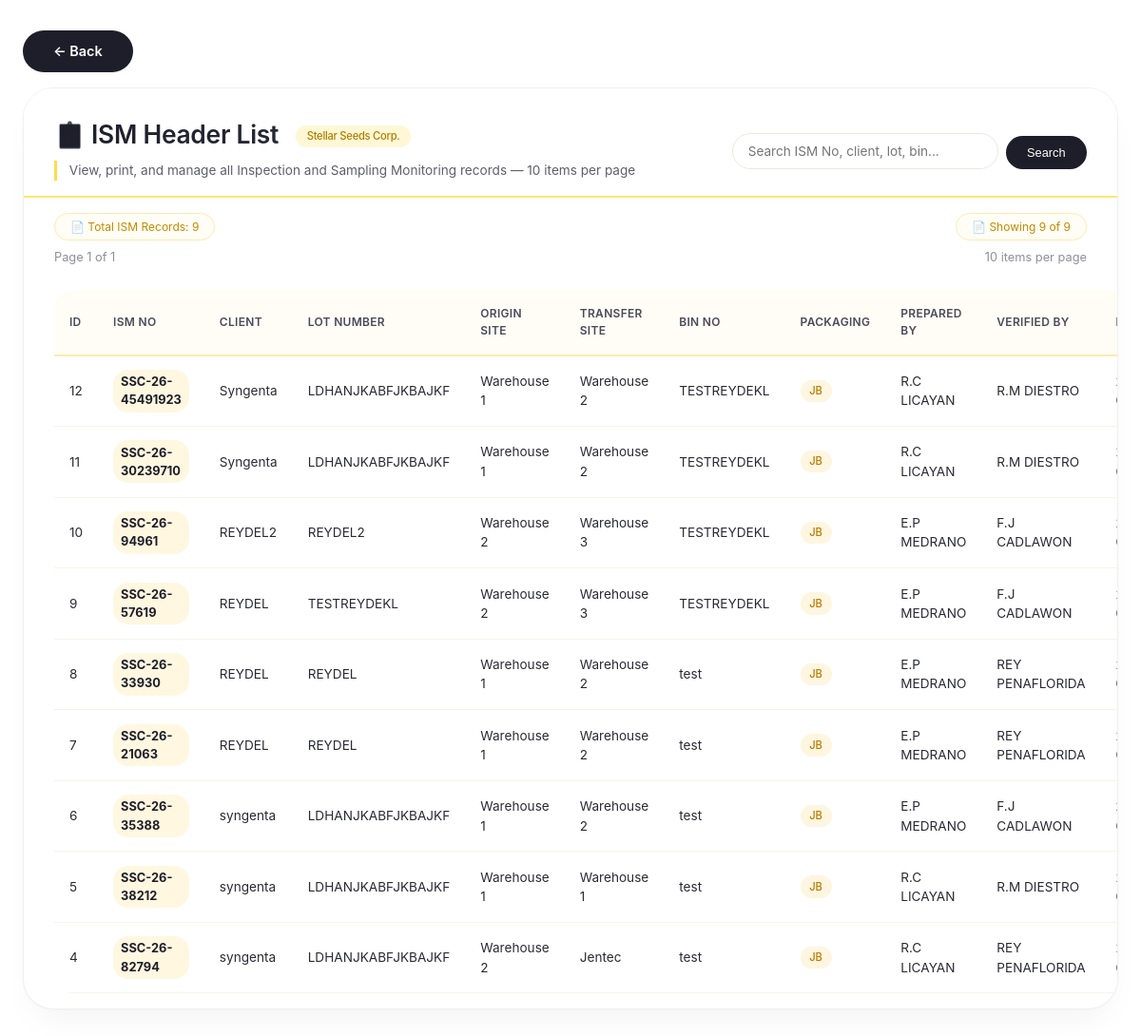
/ism_list.php, run on the app's committed database.
### tables this page shows
CREATE TABLE `ism_header` (
  `id` int(11) NOT NULL,
  `ism_id` varchar(100) NOT NULL,
  `unloading_id` int(111) NOT NULL,
  `ism_no` varchar(100) NOT NULL,
  `client_name` varchar(255) DEFAULT NULL,
  `lot_number` varchar(255) DEFAULT NULL,
  `origin_site` varchar(255) DEFAULT NULL,
  `transfer_site` varchar(255) DEFAULT NULL,
  `bin_no` varchar(255) DEFAULT NULL,
  `prepared_by` varchar(255) DEFAULT NULL,
  `verified_by` varchar(255) DEFAULT NULL,
  `flagging` varchar(100) DEFAULT NULL,
  `isJB` tinyint(1) DEFAULT 1,
  `season` varchar(20) DEFAULT NULL,
  `date` date DEFAULT NULL,
  `created_at` timestamp NOT NULL DEFAULT current_timestamp()
);

### data.php (called while the page is built, shortened)
<?php
$origin_site = [
    1 => 'Warehouse 1',
    2 => 'Warehouse 2',
    3 => 'Warehouse 3',
    4 => 'Jentec',
    5 => 'Rice Unloading',
    6 => 'Shelling',
    7 => 'Corn CND',
    8 => 'Rice CND',
    9 => 'Corn TPO',
    10 => 'Rice TPO',
];
$transfer_site = [
    1 => 'Warehouse 1',
    2 => 'Warehouse 2',
    3 => 'Warehouse 3',
    4 => 'Jentec',
    5 => 'Corn CND',
    6 => 'Rice CND',
    7 => 'Corn TPO',
    8 => 'Rice TPO',
];
$containerType = [
    0 => 'Pallet',
    1 => 'JB',
    2 => 'Pouch',
    3 => 'Sacks',
    4 => 'Bags',
];
$prepared_by = [
    'E.P MEDRANO',
    'R.C LICAYAN',
    'A.C ERECILLA',
    'M.D DESCARIAL',
    'J. OBLIOPAS',
    'S. SANCHEZ',
    'NAJAR HASAN',
    'TOMAS FANEGA',
    'JAYSON SEROHIJOS',
    'R. CABONEGRO',
];
$verified_by = [
    'REY PENAFLORIDA',
    'F.J CADLAWON',
    'L. TALARA',
    'R.M DIESTRO',
    'M. BERNAL',
    'AIKA DECLARO',
    'SOPHIA UY',
    'NAJAR HASAN',
];

### ism_list.php (the view, shortened to what this page needs)
<?php
include "db.php";
include "data.php";
$limit = 10;
$page = isset($_GET['page']) ? (int)$_GET['page'] : 1;
$offset = ($page - 1) * $limit;
$search = isset($_GET['search']) ? trim($_GET['search']) : '';
if (!empty($search)) {
    $searchParam = "%$search%";
    $countStmt = $connLocal->prepare("
        SELECT COUNT(*) as total
        FROM ism_header
        WHERE ism_no LIKE ? OR client_name LIKE ? OR lot_number LIKE ? OR origin_site LIKE ? OR transfer_site LIKE ? OR bin_no LIKE ? OR prepared_by LIKE ? OR verified_by LIKE ?
    ");
    $countStmt->bind_param("ssssssss", $searchParam, $searchParam, $searchParam, $searchParam, $searchParam, $searchParam, $searchParam, $searchParam);
    $countStmt->execute();
    $countResult = $countStmt->get_result();
    $totalRows = $countResult->fetch_assoc()['total'];
    $countStmt->close();
    $stmt = $connLocal->prepare("
        SELECT *
        FROM ism_header
        WHERE ism_no LIKE ? OR client_name LIKE ? OR lot_number LIKE ? OR origin_site LIKE ? OR transfer_site LIKE ? OR bin_no LIKE ? OR prepared_by LIKE ? OR verified_by LIKE ?
        ORDER BY id DESC
        LIMIT ? OFFSET ?
    ");
    $stmt->bind_param("ssssssssii", $searchParam, $searchParam, $searchParam, $searchParam, $searchParam, $searchParam, $searchParam, $searchParam, $limit, $offset);
} else {
    $countResult = $connLocal->query("SELECT COUNT(*) as total FROM ism_header");
    $totalRows = $countResult->fetch_assoc()['total'];
    $stmt = $connLocal->prepare("
        SELECT *
        FROM ism_header
        ORDER BY id DESC
        LIMIT ? OFFSET ?
    ");
    $stmt->bind_param("ii", $limit, $offset);
}
$stmt->execute();
$result = $stmt->get_result();
$totalPages = ceil($totalRows / $limit);
?>
<!DOCTYPE html>
<html lang="en">
<head>
    <link rel="stylesheet" href="./styles/ism_list.css">
</head>
<body>
    <a href="javascript:history.back()" class="btn-back">← Back</a>
    <div class="dashboard-container">
        <div class="header" style="display: flex; justify-content: space-between; align-items: center; ">
            <div class="headera">
                <h2>
                    <span class="badge">Stellar Seeds Corp.</span>
                </h2>
                <div class="subnote">
                    View, print, and manage all Inspection and Sampling Monitoring records — 10 items per page
                </div>
            </div>
            <div class="search-section">
                <form method="GET" action="" class="search-box">
                    <input type="text" name="search" placeholder="Search ISM No, client, lot, bin..." value="<?= htmlspecialchars($search) ?>" autocomplete="off">
                    <button type="submit">Search</button>
                </form>
            </div>
        </div>
        <div class="stats-row">
            <div class="stat-chip">📄 Total ISM Records: <?= $totalRows ?></div>
            <div class="stat-chip">📄 Showing <?= $result->num_rows ?> of <?= $totalRows ?></div>
        </div>
        <div class="info-bar">
            <span>Page <?= $page ?> of <?= $totalPages ?></span>
            <span><?= $limit ?> items per page</span>
        </div>
        <div class="table-wrapper">
            <table>
                <thead>
                    <tr>
                        <th>ID</th>
                        <th>ISM No</th>
                        <th>Client</th>
                        <th>Lot Number</th>
                        <th>Origin Site</th>
                        <th>Transfer Site</th>
                        <th>Bin No</th>
                        <th>Packaging</th>
                        <th>Prepared By</th>
                        <th>Verified By</th>
                        <th>Date</th>
                    </tr>
                </thead>
                <tbody>
                    <?php
                    if ($result->num_rows === 0):
                    ?>
                        <tr>
                            <td colspan="12" style="text-align: center; padding: 3rem; color: #a0a0b0;">
                                ✨ No ISM records found. Generate your first ISM from Unloading List.
                            </td>
                        </tr>
                    <?php else: ?>
                        <?php while ($row = $result->fetch_assoc()): ?>
                            <tr>
                                <td><?= htmlspecialchars($row['id']) ?></td>
                                <td><span class="ism-no"><?= htmlspecialchars($row['ism_no']) ?></span></td>
                                <td><?= htmlspecialchars($row['client_name']) ?></td>
                                <td><?= htmlspecialchars($row['lot_number']) ?></td>
                                <td><?= htmlspecialchars($origin_site[$row['origin_site']] ?? $row['origin_site']) ?></td>
                                <td><?= htmlspecialchars($transfer_site[$row['transfer_site']] ?? $row['transfer_site']) ?></td>
                                <td><?= htmlspecialchars($row['bin_no']) ?></td>
                                <td>
                                    <span class="packaging-badge"><?= $containerType[$row['isJB']] ?? ($row['isJB'] == '1' ? 'JB' : 'Other') ?></span>
                                </td>
                                <td><?= htmlspecialchars($prepared_by[$row['prepared_by']] ?? $row['prepared_by']) ?></td>
                                <td><?= htmlspecialchars($verified_by[$row['verified_by']] ?? $row['verified_by']) ?></td>
                                <td><?= date('Y-m-d', strtotime($row['date'])) ?></td>
                            </tr>
                        <?php endwhile; ?>
                    <?php endif; ?>
                </tbody>
            </table>
        </div>
    </div>
</body>
</html>

### styles/ism_list.css (style rules this page uses)
* { margin: 0; padding: 0; box-sizing: border-box; }
body { background: #ffffff; font-family: "Inter", system-ui, -apple-system, "Segoe UI", Roboto, Helvetica, sans-serif; line-height: 1.5; color: #1e1e2a; padding: 2rem 1.5rem; }
.dashboard-container { max-width: 1440px; width: 100%; margin: 0 auto; background: #ffffff; border-radius: 2rem; box-shadow: 0 20px 35px -12px rgba(0, 0, 0, 0.05), 0 1px 2px rgba(0, 0, 0, 0.02); border: 1px solid #f0f0ee; overflow: hidden; }
.header { background: #ffffff; border-bottom: 2px solid #ffe770; }
.headera { background: #ffffff; padding: 1.8rem 2rem 1rem 2rem; }
.header h2 { font-size: 1.65rem; font-weight: 600; letter-spacing: -0.01em; background: linear-gradient(135deg, #1e1e2a 0%, #2c2c3a 100%); background-clip: text; -webkit-background-clip: text; color: transparent; display: inline-block; }
.badge { display: inline-block; background: #fff7d6; padding: 0.2rem 0.7rem; border-radius: 40px; font-size: 0.7rem; font-weight: 500; color: #b17f00; margin-left: 0.75rem; vertical-align: middle; }
.subnote { color: #5e5e6e; font-size: 0.85rem; margin-top: 0.5rem; border-left: 3px solid #ffdc4a; padding-left: 0.8rem; }
.search-section { padding: 1.2rem 2rem 0 2rem; display: flex; justify-content: flex-end; }
.search-box { display: flex; gap: 0.5rem; align-items: flex-end; }
.search-box input { width: 280px; padding: 0.6rem 1rem; border: 1px solid #e9e9e2; border-radius: 2rem; font-family: inherit; font-size: 0.85rem; background: #ffffff; transition: all 0.2s; outline: none; }
.search-box button { background: #1e1e2a; border: none; border-radius: 2rem; padding: 0.6rem 1.4rem; font-weight: 500; font-size: 0.8rem; cursor: pointer; color: white; transition: all 0.2s; }
.stats-row { padding: 1rem 2rem 0 2rem; display: flex; gap: 1rem; flex-wrap: wrap; justify-content: space-between; align-items: center; }
.stat-chip { background: #fffdf5; border-radius: 2rem; padding: 0.3rem 1rem; font-size: 0.75rem; color: #c28b00; border: 1px solid #ffeab0; }
.info-bar { padding: 0.5rem 2rem; font-size: 0.8rem; color: #8e8e9e; display: flex; justify-content: space-between; align-items: center; flex-wrap: wrap; gap: 0.5rem; }
.table-wrapper { overflow-x: auto; padding: 1rem 2rem 1rem 2rem; }
table { width: 100%; border-collapse: collapse; background: white; border-radius: 1.25rem; overflow: hidden; }
th { text-align: left; padding: 1rem 1rem; background-color: #fffdf5; font-weight: 600; color: #4a4a5a; border-bottom: 2px solid #ffeab0; font-size: 0.75rem; letter-spacing: 0.3px; text-transform: uppercase; }
td { padding: 0.9rem 1rem; border-bottom: 1px solid #f5f5ed; font-size: 0.85rem; color: #2a2a36; vertical-align: middle; }
.ism-no { font-weight: 700; color: #1e1e2a; background: #fff7e0; padding: 0.2rem 0.5rem; border-radius: 1rem; display: inline-block; font-size: 0.8rem; }
.packaging-badge { background: #fef6e0; padding: 0.2rem 0.6rem; border-radius: 2rem; font-size: 0.7rem; font-weight: 500; color: #b87c00; display: inline-block; }
.btn-back { background: #1e1e2a; border: none; border-radius: 2rem; padding: 0.7rem 2rem; font-weight: 600; font-size: 0.9rem; cursor: pointer; color: white; transition: all 0.2s; box-shadow: 0 2px 4px rgba(0, 0, 0, 0.02); margin-bottom: 1rem; display: inline-block; text-decoration: none; }

### data on the page
ism_header: id "12", ism_no "SSC-26-45491923", client_name "Syngenta", lot_number "LDHANJKABFJKBAJKF", origin_site "Warehouse 1", transfer_site "Warehouse 2", bin_no "TESTREYDEKL", isJB "JB", prepared_by "R.C LICAYAN", verified_by "R.M DIESTRO"
ism_header: id "11", ism_no "SSC-26-30239710", client_name "Syngenta", lot_number "LDHANJKABFJKBAJKF", origin_site "Warehouse 1", transfer_site "Warehouse 2", bin_no "TESTREYDEKL", isJB "JB", prepared_by "R.C LICAYAN", verified_by "R.M DIESTRO"
ism_header: id "10", ism_no "SSC-26-94961", client_name "REYDEL2", lot_number "REYDEL2", origin_site "Warehouse 2", transfer_site "Warehouse 3", bin_no "TESTREYDEKL", isJB "JB", prepared_by "E.P MEDRANO", verified_by "F.J CADLAWON"
ism_header: id "9", ism_no "SSC-26-57619", client_name "REYDEL", lot_number "TESTREYDEKL", origin_site "Warehouse 2", transfer_site "Warehouse 3", bin_no "TESTREYDEKL", isJB "JB", prepared_by "E.P MEDRANO", verified_by "F.J CADLAWON"
ism_header: id "8", ism_no "SSC-26-33930", client_name "REYDEL", lot_number "REYDEL", origin_site "Warehouse 1", transfer_site "Warehouse 2", bin_no "test", isJB "JB", prepared_by "E.P MEDRANO", verified_by "REY PENAFLORIDA"
ism_header: id "7", ism_no "SSC-26-21063", client_name "REYDEL", lot_number "REYDEL", origin_site "Warehouse 1", transfer_site "Warehouse 2", bin_no "test", isJB "JB", prepared_by "E.P MEDRANO", verified_by "REY PENAFLORIDA"
ism_header: id "6", ism_no "SSC-26-35388", client_name "syngenta", lot_number "LDHANJKABFJKBAJKF", origin_site "Warehouse 1", transfer_site "Warehouse 2", bin_no "test", isJB "JB", prepared_by "E.P MEDRANO", verified_by "F.J CADLAWON"
ism_header: id "5", ism_no "SSC-26-38212", client_name "syngenta", lot_number "LDHANJKABFJKBAJKF", origin_site "Warehouse 1", transfer_site "Warehouse 1", bin_no "test", isJB "JB", prepared_by "R.C LICAYAN", verified_by "R.M DIESTRO"
ism_header: id "4", ism_no "SSC-26-82794", client_name "syngenta", lot_number "LDHANJKABFJKBAJKF", origin_site "Warehouse 2", transfer_site "Jentec", bin_no "test", isJB "JB", prepared_by "R.C LICAYAN", verified_by "REY PENAFLORIDA"

### other printed values
$totalRows "9"
$result->num_rows "9"
$page "1"
$totalPages "1"
$limit "10"
